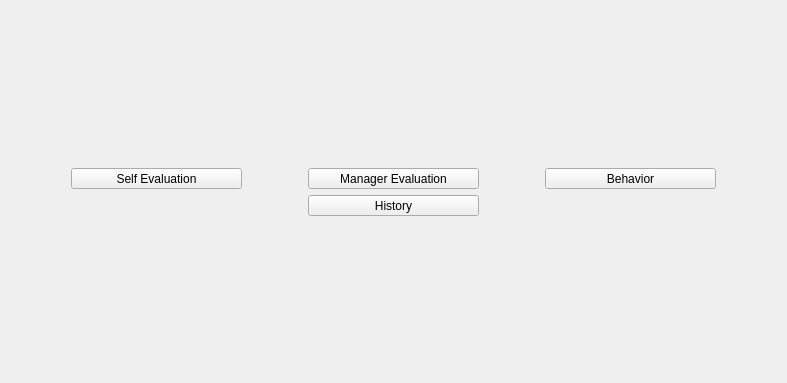
      <widget class="QWidget" name="page_6">
       <layout class="QGridLayout" name="gridLayout_11">
        <item row="0" column="1">
         <spacer name="verticalSpacer_9">
          <property name="orientation">
           <enum>Qt::Vertical</enum>
          </property>
          <property name="sizeHint" stdset="0">
           <size>
            <width>20</width>
            <height>157</height>
           </size>
          </property>
         </spacer>
        </item>
        <item row="0" column="3">
         <spacer name="verticalSpacer_10">
          <property name="orientation">
           <enum>Qt::Vertical</enum>
          </property>
          <property name="sizeHint" stdset="0">
           <size>
            <width>20</width>
            <height>157</height>
           </size>
          </property>
         </spacer>
        </item>
        <item row="0" column="5">
         <spacer name="verticalSpacer_11">
          <property name="orientation">
           <enum>Qt::Vertical</enum>
          </property>
          <property name="sizeHint" stdset="0">
           <size>
            <width>20</width>
            <height>157</height>
           </size>
          </property>
         </spacer>
        </item>
        <item row="1" column="0">
         <spacer name="horizontalSpacer_6">
          <property name="orientation">
           <enum>Qt::Horizontal</enum>
          </property>
          <property name="sizeHint" stdset="0">
           <size>
            <width>60</width>
            <height>20</height>
           </size>
          </property>
         </spacer>
        </item>
        <item row="1" column="1">
         <widget class="QToolButton" name="evaluationSelfEvaluationButton">
          <property name="sizePolicy">
           <sizepolicy hsizetype="Expanding" vsizetype="Fixed">
            <horstretch>0</horstretch>
            <verstretch>0</verstretch>
           </sizepolicy>
          </property>
          <property name="minimumSize">
           <size>
            <width>171</width>
            <height>0</height>
           </size>
          </property>
          <property name="maximumSize">
           <size>
            <width>171</width>
            <height>16777215</height>
           </size>
          </property>
          <property name="text">
           <string>Self Evaluation</string>
          </property>
          <property name="icon">
           <iconset resource="resources.qrc">
            <normaloff>:/assessment.png</normaloff>:/assessment.png</iconset>
          </property>
          <property name="iconSize">
           <size>
            <width>90</width>
            <height>90</height>
           </size>
          </property>
          <property name="toolButtonStyle">
           <enum>Qt::ToolButtonTextUnderIcon</enum>
          </property>
         </widget>
        </item>
        <item row="1" column="2">
         <spacer name="horizontalSpacer_7">
          <property name="orientation">
           <enum>Qt::Horizontal</enum>
          </property>
          <property name="sizeHint" stdset="0">
           <size>
            <width>60</width>
            <height>20</height>
           </size>
          </property>
         </spacer>
        </item>
        <item row="1" column="3">
         <widget class="QToolButton" name="evaluationManagerEvaluationButton">
          <property name="sizePolicy">
           <sizepolicy hsizetype="Expanding" vsizetype="Fixed">
            <horstretch>0</horstretch>
            <verstretch>0</verstretch>
           </sizepolicy>
          </property>
          <property name="minimumSize">
           <size>
            <width>171</width>
            <height>0</height>
           </size>
          </property>
          <property name="maximumSize">
           <size>
            <width>171</width>
            <height>16777215</height>
           </size>
          </property>
          <property name="text">
           <string>Manager Evaluation</string>
          </property>
          <property name="icon">
           <iconset resource="resources.qrc">
            <normaloff>:/time.png</normaloff>:/time.png</iconset>
          </property>
          <property name="iconSize">
           <size>
            <width>90</width>
            <height>90</height>
           </size>
          </property>
          <property name="toolButtonStyle">
           <enum>Qt::ToolButtonTextUnderIcon</enum>
          </property>
         </widget>
        </item>
        <item row="1" column="4">
         <spacer name="horizontalSpacer_8">
          <property name="orientation">
           <enum>Qt::Horizontal</enum>
          </property>
          <property name="sizeHint" stdset="0">
           <size>
            <width>60</width>
            <height>20</height>
           </size>
          </property>
         </spacer>
        </item>
        <item row="1" column="5">
         <widget class="QToolButton" name="evaluationBehaviorButton">
          <property name="sizePolicy">
           <sizepolicy hsizetype="Expanding" vsizetype="Fixed">
            <horstretch>0</horstretch>
            <verstretch>0</verstretch>
           </sizepolicy>
          </property>
          <property name="minimumSize">
           <size>
            <width>171</width>
            <height>0</height>
           </size>
          </property>
          <property name="maximumSize">
           <size>
            <width>171</width>
            <height>16777215</height>
           </size>
          </property>
          <property name="text">
           <string>Behavior</string>
          </property>
          <property name="icon">
           <iconset resource="resources.qrc">
            <normaloff>:/rrrrrrrrrrr.png</normaloff>:/rrrrrrrrrrr.png</iconset>
          </property>
          <property name="iconSize">
           <size>
            <width>90</width>
            <height>90</height>
           </size>
          </property>
          <property name="toolButtonStyle">
           <enum>Qt::ToolButtonTextUnderIcon</enum>
          </property>
         </widget>
        </item>
        <item row="1" column="6">
         <spacer name="horizontalSpacer_9">
          <property name="orientation">
           <enum>Qt::Horizontal</enum>
          </property>
          <property name="sizeHint" stdset="0">
           <size>
            <width>60</width>
            <height>20</height>
           </size>
          </property>
         </spacer>
        </item>
        <item row="2" column="3">
         <widget class="QToolButton" name="evaluationHistoryButton">
          <property name="sizePolicy">
           <sizepolicy hsizetype="Expanding" vsizetype="Fixed">
            <horstretch>0</horstretch>
            <verstretch>0</verstretch>
           </sizepolicy>
          </property>
          <property name="minimumSize">
           <size>
            <width>171</width>
            <height>0</height>
           </size>
          </property>
          <property name="maximumSize">
           <size>
            <width>171</width>
            <height>16777215</height>
           </size>
          </property>
          <property name="text">
           <string>History</string>
          </property>
          <property name="icon">
           <iconset resource="resources.qrc">
            <normaloff>:/growth.png</normaloff>:/growth.png</iconset>
          </property>
          <property name="iconSize">
           <size>
            <width>90</width>
            <height>90</height>
           </size>
          </property>
          <property name="toolButtonStyle">
           <enum>Qt::ToolButtonTextUnderIcon</enum>
          </property>
         </widget>
        </item>
        <item row="3" column="3">
         <spacer name="verticalSpacer_13">
          <property name="orientation">
           <enum>Qt::Vertical</enum>
          </property>
          <property name="sizeHint" stdset="0">
           <size>
            <width>20</width>
            <height>156</height>
           </size>
          </property>
         </spacer>
        </item>
       </layout>
      </widget>
